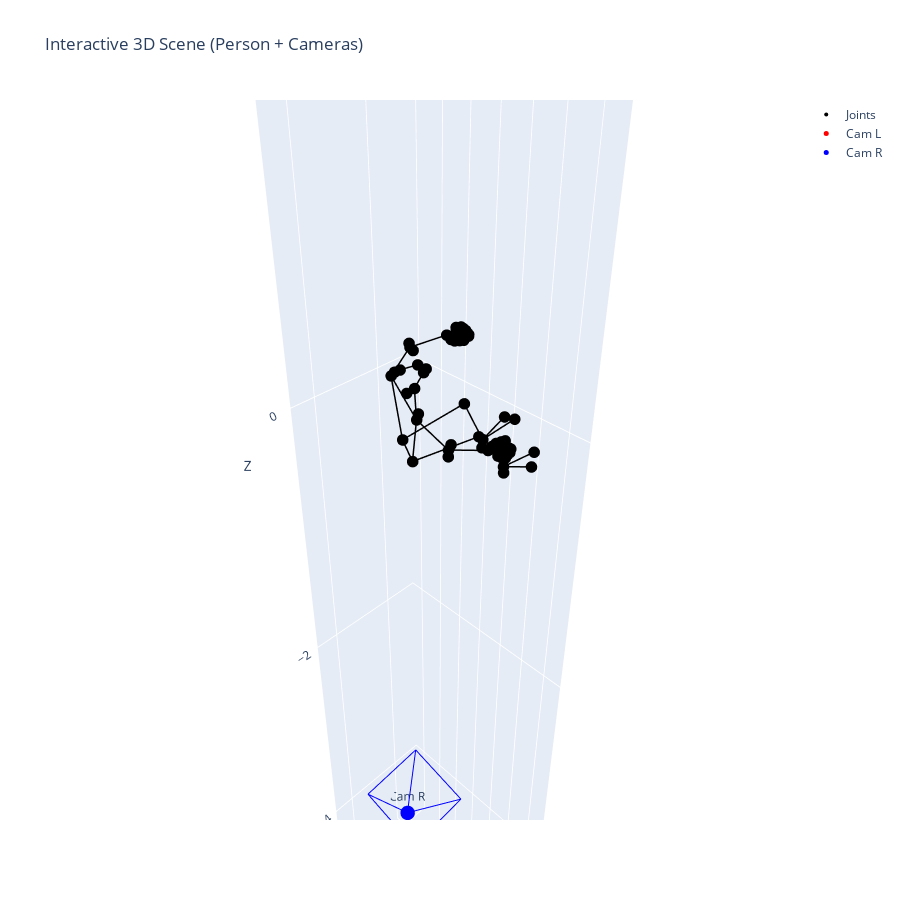

This figure's notebook cell:
### Code cell
raw_c_l_world = left_outputs[105]['pred_cam_t']
raw_c_r_world = right_outputs[105]['pred_cam_t']
raw_kpts_world = left_outputs[105]['pred_keypoints_3d']

print("raw_c_l_world:", raw_c_l_world)
print("raw_c_r_world:", raw_c_r_world)

# 世界坐标是按照做相机的坐标系来定的
# 任务要求y轴向上，而做相机的y轴是向下的，所以两个相机都需要反转y轴
# 所以左相机的位置，只需要反转y
# 右相机的话，因为是根据z轴对称的，所以需要反转x，z轴，加上y轴的话，就是整体取反
raw_c_l_world[1] = -raw_c_l_world[1]
raw_c_r_world = -raw_c_r_world

# matplot 的z是反的
# raw_c_l_world[2] = -raw_c_l_world[2]
# raw_c_r_world[2] = -raw_c_r_world[2]

print("调整后 raw_c_l_world:", raw_c_l_world)
print("调整后 raw_c_r_world:", raw_c_r_world)

plot_scene(kpts_world, raw_c_l_world, raw_c_r_world,
           edges=visualizer.skeleton,
           fov_deg=60,
           frustum_depth=0.5,
           elev=-90,
           azim=270,
           title="Person-centered world with left/right cameras")

plot_scene_interactive(raw_kpts_world, raw_c_l_world, raw_c_r_world,
					   edges=visualizer.skeleton,fov_deg=60,
					   frustum_depth=0.5,
					   title="Interactive 3D Scene (Person + Cameras)")

### Figure 1 — Plotly figure (JSON) as saved in the notebook; plotly's stock layout.template omitted (floating-point values rounded to 4 significant figures)
{"data": [{"marker": {"color": "black", "size": 4}, "mode": "markers", "name": "Joints", "type": "scatter3d", "x": [-0.5539, -0.5683, -0.5408, -0.5088, -0.4408, -0.4039, -0.2871, -0.4523, -0.3192, -0.02301, 0.02039, -0.3428, -0.2345, -0.1734, -0.03759, -0.3454, -0.3063, -0.13, -0.189, -0.1236, 0.007719, -0.6353, -0.6146, -0.5841, -0.5594, -0.6505, -0.6508, -0.6458, -0.6173, -0.6402, -0.6438, -0.6434, -0.6176, -0.627, -0.6316, -0.6322, -0.6083, -0.6134, -0.6153, -0.6135, -0.5965, -0.5409, -0.6797, -0.6644, -0.6402, -0.6184, -0.6861, -0.6927, -0.6946, -0.6735, -0.6674, -0.6771, -0.6841, -0.6705, -0.6493, -0.6588, -0.6668, -0.6569, -0.6395, -0.644, -0.6468, -0.6398, -0.6049, -0.4355, -0.301, -0.4717, -0.3443, -0.4368, -0.3305, -0.3782], "y": [-1.324, -1.361, -1.382, -1.379, -1.43, -1.254, -1.338, -1.035, -1.21, -0.8894, -0.9174, -0.7003, -0.7131, -0.3757, -0.4028, -0.3196, -0.2996, -0.337, -0.3344, -0.3445, -0.3667, -1.1, -1.111, -1.121, -1.127, -1.078, -1.097, -1.119, -1.142, -1.067, -1.086, -1.11, -1.142, -1.065, -1.083, -1.107, -1.135, -1.07, -1.084, -1.102, -1.124, -1.144, -0.7919, -0.8082, -0.828, -0.8396, -0.7512, -0.7684, -0.7913, -0.8211, -0.7415, -0.7569, -0.7787, -0.8173, -0.7447, -0.7571, -0.778, -0.8132, -0.7501, -0.7632, -0.7805, -0.8078, -0.8566, -1.02, -1.198, -1.033, -1.212, -1.274, -1.358, -1.309], "z": [0.1201, 0.07411, 0.1296, -0.01873, 0.1158, -0.1397, 0.1745, -0.2753, 0.3939, -0.07011, 0.07864, 0.03016, 0.2819, 0.07968, 0.2978, 0.1131, 0.04973, 0.08383, 0.378, 0.4158, 0.2893, 0.3621, 0.3637, 0.3691, 0.3851, 0.3915, 0.3939, 0.3966, 0.3946, 0.4085, 0.4144, 0.4198, 0.419, 0.4242, 0.4315, 0.4376, 0.4352, 0.4369, 0.4473, 0.453, 0.4485, 0.4134, -0.2008, -0.2086, -0.2181, -0.235, -0.2428, -0.2482, -0.2534, -0.2502, -0.2545, -0.2642, -0.2734, -0.2741, -0.2647, -0.2767, -0.2881, -0.2882, -0.2842, -0.2954, -0.3018, -0.2987, -0.2653, -0.308, 0.4306, -0.2451, 0.3644, -0.121, 0.1737, 0.03166]}, {"line": {"color": "black", "width": 3}, "mode": "lines", "name": "bone", "showlegend": false, "type": "scatter3d", "x": [-0.1734, -0.3428], "y": [-0.3757, -0.7003], "z": [0.07968, 0.03016]}, {"line": {"color": "black", "width": 3}, "mode": "lines", "name": "bone", "showlegend": false, "type": "scatter3d", "x": [-0.3428, -0.02301], "y": [-0.7003, -0.8894], "z": [0.03016, -0.07011]}, {"line": {"color": "black", "width": 3}, "mode": "lines", "name": "bone", "showlegend": false, "type": "scatter3d", "x": [-0.03759, -0.2345], "y": [-0.4028, -0.7131], "z": [0.2978, 0.2819]}, {"line": {"color": "black", "width": 3}, "mode": "lines", "name": "bone", "showlegend": false, "type": "scatter3d", "x": [-0.2345, 0.02039], "y": [-0.7131, -0.9174], "z": [0.2819, 0.07864]}, {"line": {"color": "black", "width": 3}, "mode": "lines", "name": "bone", "showlegend": false, "type": "scatter3d", "x": [-0.02301, 0.02039], "y": [-0.8894, -0.9174], "z": [-0.07011, 0.07864]}, {"line": {"color": "black", "width": 3}, "mode": "lines", "name": "bone", "showlegend": false, "type": "scatter3d", "x": [-0.4039, -0.02301], "y": [-1.254, -0.8894], "z": [-0.1397, -0.07011]}, {"line": {"color": "black", "width": 3}, "mode": "lines", "name": "bone", "showlegend": false, "type": "scatter3d", "x": [-0.2871, 0.02039], "y": [-1.338, -0.9174], "z": [0.1745, 0.07864]}, {"line": {"color": "black", "width": 3}, "mode": "lines", "name": "bone", "showlegend": false, "type": "scatter3d", "x": [-0.4039, -0.2871], "y": [-1.254, -1.338], "z": [-0.1397, 0.1745]}, {"line": {"color": "black", "width": 3}, "mode": "lines", "name": "bone", "showlegend": false, "type": "scatter3d", "x": [-0.4039, -0.4523], "y": [-1.254, -1.035], "z": [-0.1397, -0.2753]}, {"line": {"color": "black", "width": 3}, "mode": "lines", "name": "bone", "showlegend": false, "type": "scatter3d", "x": [-0.2871, -0.3192], "y": [-1.338, -1.21], "z": [0.1745, 0.3939]}, {"line": {"color": "black", "width": 3}, "mode": "lines", "name": "bone", "showlegend": false, "type": "scatter3d", "x": [-0.4523, -0.6049], "y": [-1.035, -0.8566], "z": [-0.2753, -0.2653]}, {"line": {"color": "black", "width": 3}, "mode": "lines", "name": "bone", "showlegend": false, "type": "scatter3d", "x": [-0.3192, -0.5409], "y": [-1.21, -1.144], "z": [0.3939, 0.4134]}, {"line": {"color": "black", "width": 3}, "mode": "lines", "name": "bone", "showlegend": false, "type": "scatter3d", "x": [-0.5683, -0.5408], "y": [-1.361, -1.382], "z": [0.07411, 0.1296]}, {"line": {"color": "black", "width": 3}, "mode": "lines", "name": "bone", "showlegend": false, "type": "scatter3d", "x": [-0.5539, -0.5683], "y": [-1.324, -1.361], "z": [0.1201, 0.07411]}, {"line": {"color": "black", "width": 3}, "mode": "lines", "name": "bone", "showlegend": false, "type": "scatter3d", "x": [-0.5539, -0.5408], "y": [-1.324, -1.382], "z": [0.1201, 0.1296]}, {"line": {"color": "black", "width": 3}, "mode": "lines", "name": "bone", "showlegend": false, "type": "scatter3d", "x": [-0.5683, -0.5088], "y": [-1.361, -1.379], "z": [0.07411, -0.01873]}, {"line": {"color": "black", "width": 3}, "mode": "lines", "name": "bone", "showlegend": false, "type": "scatter3d", "x": [-0.5408, -0.4408], "y": [-1.382, -1.43], "z": [0.1296, 0.1158]}, {"line": {"color": "black", "width": 3}, "mode": "lines", "name": "bone", "showlegend": false, "type": "scatter3d", "x": [-0.5088, -0.4039], "y": [-1.379, -1.254], "z": [-0.01873, -0.1397]}, {"line": {"color": "black", "width": 3}, "mode": "lines", "name": "bone", "showlegend": false, "type": "scatter3d", "x": [-0.4408, -0.2871], "y": [-1.43, -1.338], "z": [0.1158, 0.1745]}, {"line": {"color": "black", "width": 3}, "mode": "lines", "name": "bone", "showlegend": false, "type": "scatter3d", "x": [-0.1734, -0.3454], "y": [-0.3757, -0.3196], "z": [0.07968, 0.1131]}, {"line": {"color": "black", "width": 3}, "mode": "lines", "name": "bone", "showlegend": false, "type": "scatter3d", "x": [-0.1734, -0.3063], "y": [-0.3757, -0.2996], "z": [0.07968, 0.04973]}, {"line": {"color": "black", "width": 3}, "mode": "lines", "name": "bone", "showlegend": false, "type": "scatter3d", "x": [-0.1734, -0.13], "y": [-0.3757, -0.337], "z": [0.07968, 0.08383]}, {"line": {"color": "black", "width": 3}, "mode": "lines", "name": "bone", "showlegend": false, "type": "scatter3d", "x": [-0.03759, -0.189], "y": [-0.4028, -0.3344], "z": [0.2978, 0.378]}, {"line": {"color": "black", "width": 3}, "mode": "lines", "name": "bone", "showlegend": false, "type": "scatter3d", "x": [-0.03759, -0.1236], "y": [-0.4028, -0.3445], "z": [0.2978, 0.4158]}, {"line": {"color": "black", "width": 3}, "mode": "lines", "name": "bone", "showlegend": false, "type": "scatter3d", "x": [-0.03759, 0.007719], "y": [-0.4028, -0.3667], "z": [0.2978, 0.2893]}, {"line": {"color": "black", "width": 3}, "mode": "lines", "name": "bone", "showlegend": false, "type": "scatter3d", "x": [-0.6049, -0.6184], "y": [-0.8566, -0.8396], "z": [-0.2653, -0.235]}, {"line": {"color": "black", "width": 3}, "mode": "lines", "name": "bone", "showlegend": false, "type": "scatter3d", "x": [-0.6184, -0.6402], "y": [-0.8396, -0.828], "z": [-0.235, -0.2181]}, {"line": {"color": "black", "width": 3}, "mode": "lines", "name": "bone", "showlegend": false, "type": "scatter3d", "x": [-0.6402, -0.6644], "y": [-0.828, -0.8082], "z": [-0.2181, -0.2086]}, {"line": {"color": "black", "width": 3}, "mode": "lines", "name": "bone", "showlegend": false, "type": "scatter3d", "x": [-0.6644, -0.6797], "y": [-0.8082, -0.7919], "z": [-0.2086, -0.2008]}, {"line": {"color": "black", "width": 3}, "mode": "lines", "name": "bone", "showlegend": false, "type": "scatter3d", "x": [-0.6049, -0.6735], "y": [-0.8566, -0.8211], "z": [-0.2653, -0.2502]}, {"line": {"color": "black", "width": 3}, "mode": "lines", "name": "bone", "showlegend": false, "type": "scatter3d", "x": [-0.6735, -0.6946], "y": [-0.8211, -0.7913], "z": [-0.2502, -0.2534]}, {"line": {"color": "black", "width": 3}, "mode": "lines", "name": "bone", "showlegend": false, "type": "scatter3d", "x": [-0.6946, -0.6927], "y": [-0.7913, -0.7684], "z": [-0.2534, -0.2482]}, {"line": {"color": "black", "width": 3}, "mode": "lines", "name": "bone", "showlegend": false, "type": "scatter3d", "x": [-0.6927, -0.6861], "y": [-0.7684, -0.7512], "z": [-0.2482, -0.2428]}, {"line": {"color": "black", "width": 3}, "mode": "lines", "name": "bone", "showlegend": false, "type": "scatter3d", "x": [-0.6049, -0.6705], "y": [-0.8566, -0.8173], "z": [-0.2653, -0.2741]}, {"line": {"color": "black", "width": 3}, "mode": "lines", "name": "bone", "showlegend": false, "type": "scatter3d", "x": [-0.6705, -0.6841], "y": [-0.8173, -0.7787], "z": [-0.2741, -0.2734]}, {"line": {"color": "black", "width": 3}, "mode": "lines", "name": "bone", "showlegend": false, "type": "scatter3d", "x": [-0.6841, -0.6771], "y": [-0.7787, -0.7569], "z": [-0.2734, -0.2642]}, {"line": {"color": "black", "width": 3}, "mode": "lines", "name": "bone", "showlegend": false, "type": "scatter3d", "x": [-0.6771, -0.6674], "y": [-0.7569, -0.7415], "z": [-0.2642, -0.2545]}, {"line": {"color": "black", "width": 3}, "mode": "lines", "name": "bone", "showlegend": false, "type": "scatter3d", "x": [-0.6049, -0.6569], "y": [-0.8566, -0.8132], "z": [-0.2653, -0.2882]}, {"line": {"color": "black", "width": 3}, "mode": "lines", "name": "bone", "showlegend": false, "type": "scatter3d", "x": [-0.6569, -0.6668], "y": [-0.8132, -0.778], "z": [-0.2882, -0.2881]}, {"line": {"color": "black", "width": 3}, "mode": "lines", "name": "bone", "showlegend": false, "type": "scatter3d", "x": [-0.6668, -0.6588], "y": [-0.778, -0.7571], "z": [-0.2881, -0.2767]}, {"line": {"color": "black", "width": 3}, "mode": "lines", "name": "bone", "showlegend": false, "type": "scatter3d", "x": [-0.6588, -0.6493], "y": [-0.7571, -0.7447], "z": [-0.2767, -0.2647]}, {"line": {"color": "black", "width": 3}, "mode": "lines", "name": "bone", "showlegend": false, "type": "scatter3d", "x": [-0.6049, -0.6398], "y": [-0.8566, -0.8078], "z": [-0.2653, -0.2987]}, {"line": {"color": "black", "width": 3}, "mode": "lines", "name": "bone", "showlegend": false, "type": "scatter3d", "x": [-0.6398, -0.6468], "y": [-0.8078, -0.7805], "z": [-0.2987, -0.3018]}, {"line": {"color": "black", "width": 3}, "mode": "lines", "name": "bone", "showlegend": false, "type": "scatter3d", "x": [-0.6468, -0.644], "y": [-0.7805, -0.7632], "z": [-0.3018, -0.2954]}, {"line": {"color": "black", "width": 3}, "mode": "lines", "name": "bone", "showlegend": false, "type": "scatter3d", "x": [-0.644, -0.6395], "y": [-0.7632, -0.7501], "z": [-0.2954, -0.2842]}, {"line": {"color": "black", "width": 3}, "mode": "lines", "name": "bone", "showlegend": false, "type": "scatter3d", "x": [-0.5409, -0.5594], "y": [-1.144, -1.127], "z": [0.4134, 0.3851]}, {"line": {"color": "black", "width": 3}, "mode": "lines", "name": "bone", "showlegend": false, "type": "scatter3d", "x": [-0.5594, -0.5841], "y": [-1.127, -1.121], "z": [0.3851, 0.3691]}, {"line": {"color": "black", "width": 3}, "mode": "lines", "name": "bone", "showlegend": false, "type": "scatter3d", "x": [-0.5841, -0.6146], "y": [-1.121, -1.111], "z": [0.3691, 0.3637]}, {"line": {"color": "black", "width": 3}, "mode": "lines", "name": "bone", "showlegend": false, "type": "scatter3d", "x": [-0.6146, -0.6353], "y": [-1.111, -1.1], "z": [0.3637, 0.3621]}, {"line": {"color": "black", "width": 3}, "mode": "lines", "name": "bone", "showlegend": false, "type": "scatter3d", "x": [-0.5409, -0.6173], "y": [-1.144, -1.142], "z": [0.4134, 0.3946]}, {"line": {"color": "black", "width": 3}, "mode": "lines", "name": "bone", "showlegend": false, "type": "scatter3d", "x": [-0.6173, -0.6458], "y": [-1.142, -1.119], "z": [0.3946, 0.3966]}, {"line": {"color": "black", "width": 3}, "mode": "lines", "name": "bone", "showlegend": false, "type": "scatter3d", "x": [-0.6458, -0.6508], "y": [-1.119, -1.097], "z": [0.3966, 0.3939]}, {"line": {"color": "black", "width": 3}, "mode": "lines", "name": "bone", "showlegend": false, "type": "scatter3d", "x": [-0.6508, -0.6505], "y": [-1.097, -1.078], "z": [0.3939, 0.3915]}, {"line": {"color": "black", "width": 3}, "mode": "lines", "name": "bone", "showlegend": false, "type": "scatter3d", "x": [-0.5409, -0.6176], "y": [-1.144, -1.142], "z": [0.4134, 0.419]}, {"line": {"color": "black", "width": 3}, "mode": "lines", "name": "bone", "showlegend": false, "type": "scatter3d", "x": [-0.6176, -0.6434], "y": [-1.142, -1.11], "z": [0.419, 0.4198]}, {"line": {"color": "black", "width": 3}, "mode": "lines", "name": "bone", "showlegend": false, "type": "scatter3d", "x": [-0.6434, -0.6438], "y": [-1.11, -1.086], "z": [0.4198, 0.4144]}, {"line": {"color": "black", "width": 3}, "mode": "lines", "name": "bone", "showlegend": false, "type": "scatter3d", "x": [-0.6438, -0.6402], "y": [-1.086, -1.067], "z": [0.4144, 0.4085]}, {"line": {"color": "black", "width": 3}, "mode": "lines", "name": "bone", "showlegend": false, "type": "scatter3d", "x": [-0.5409, -0.6083], "y": [-1.144, -1.135], "z": [0.4134, 0.4352]}, {"line": {"color": "black", "width": 3}, "mode": "lines", "name": "bone", "showlegend": false, "type": "scatter3d", "x": [-0.6083, -0.6322], "y": [-1.135, -1.107], "z": [0.4352, 0.4376]}, {"line": {"color": "black", "width": 3}, "mode": "lines", "name": "bone", "showlegend": false, "type": "scatter3d", "x": [-0.6322, -0.6316], "y": [-1.107, -1.083], "z": [0.4376, 0.4315]}, {"line": {"color": "black", "width": 3}, "mode": "lines", "name": "bone", "showlegend": false, "type": "scatter3d", "x": [-0.6316, -0.627], "y": [-1.083, -1.065], "z": [0.4315, 0.4242]}, {"line": {"color": "black", "width": 3}, "mode": "lines", "name": "bone", "showlegend": false, "type": "scatter3d", "x": [-0.5409, -0.5965], "y": [-1.144, -1.124], "z": [0.4134, 0.4485]}, {"line": {"color": "black", "width": 3}, "mode": "lines", "name": "bone", "showlegend": false, "type": "scatter3d", "x": [-0.5965, -0.6135], "y": [-1.124, -1.102], "z": [0.4485, 0.453]}, {"line": {"color": "black", "width": 3}, "mode": "lines", "name": "bone", "showlegend": false, "type": "scatter3d", "x": [-0.6135, -0.6153], "y": [-1.102, -1.084], "z": [0.453, 0.4473]}, {"line": {"color": "black", "width": 3}, "mode": "lines", "name": "bone", "showlegend": false, "type": "scatter3d", "x": [-0.6153, -0.6134], "y": [-1.084, -1.07], "z": [0.4473, 0.4369]}, {"line": {"color": "red"}, "mode": "lines", "showlegend": false, "type": "scatter3d", "x": [-0.1629, 0.1418], "y": [-1.099, -0.6907], "z": [4.097, 3.701]}, {"line": {"color": "red"}, "mode": "lines", "showlegend": false, "type": "scatter3d", "x": [-0.1629, -0.4351], "y": [-1.099, -0.6907], "z": [4.097, 3.678]}, {"line": {"color": "red"}, "mode": "lines", "showlegend": false, "type": "scatter3d", "x": [-0.1629, -0.4292], "y": [-1.099, -1.248], "z": [4.097, 3.529]}, {"line": {"color": "red"}, "mode": "lines", "showlegend": false, "type": "scatter3d", "x": [-0.1629, 0.1477], "y": [-1.099, -1.248], "z": [4.097, 3.552]}, {"line": {"color": "red"}, "mode": "lines", "showlegend": false, "type": "scatter3d", "x": [0.1418, -0.4351], "y": [-0.6907, -0.6907], "z": [3.701, 3.678]}, {"line": {"color": "red"}, "mode": "lines", "showlegend": false, "type": "scatter3d", "x": [-0.4351, -0.4292], "y": [-0.6907, -1.248], "z": [3.678, 3.529]}, {"line": {"color": "red"}, "mode": "lines", "showlegend": false, "type": "scatter3d", "x": [-0.4292, 0.1477], "y": [-1.248, -1.248], "z": [3.529, 3.552]}, {"line": {"color": "red"}, "mode": "lines", "showlegend": false, "type": "scatter3d", "x": [0.1477, 0.1418], "y": [-1.248, -0.6907], "z": [3.552, 3.701]}, {"marker": {"color": "red", "size": 5}, "mode": "markers+text", "name": "Cam L", "text": ["Cam L"], "textposition": "top center", "type": "scatter3d", "x": [-0.1629], "y": [-1.099], "z": [4.097]}, {"line": {"color": "blue"}, "mode": "lines", "showlegend": false, "type": "scatter3d", "x": [-0.4872, -0.7338], "y": [-1.544, -1.111], "z": [-4.577, -4.167]}, {"line": {"color": "blue"}, "mode": "lines", "showlegend": false, "type": "scatter3d", "x": [-0.4872, -0.1597], "y": [-1.544, -1.111], "z": [-4.577, -4.228]}, {"line": {"color": "blue"}, "mode": "lines", "showlegend": false, "type": "scatter3d", "x": [-0.4872, -0.1403], "y": [-1.544, -1.659], "z": [-4.577, -4.045]}, {"line": {"color": "blue"}, "mode": "lines", "showlegend": false, "type": "scatter3d", "x": [-0.4872, -0.7144], "y": [-1.544, -1.659], "z": [-4.577, -3.984]}, {"line": {"color": "blue"}, "mode": "lines", "showlegend": false, "type": "scatter3d", "x": [-0.7338, -0.1597], "y": [-1.111, -1.111], "z": [-4.167, -4.228]}, {"line": {"color": "blue"}, "mode": "lines", "showlegend": false, "type": "scatter3d", "x": [-0.1597, -0.1403], "y": [-1.111, -1.659], "z": [-4.228, -4.045]}, {"line": {"color": "blue"}, "mode": "lines", "showlegend": false, "type": "scatter3d", "x": [-0.1403, -0.7144], "y": [-1.659, -1.659], "z": [-4.045, -3.984]}, {"line": {"color": "blue"}, "mode": "lines", "showlegend": false, "type": "scatter3d", "x": [-0.7144, -0.7338], "y": [-1.659, -1.111], "z": [-3.984, -4.167]}, {"marker": {"color": "blue", "size": 5}, "mode": "markers+text", "name": "Cam R", "text": ["Cam R"], "textposition": "top center", "type": "scatter3d", "x": [-0.4872], "y": [-1.544], "z": [-4.577]}], "layout": {"height": 900, "scene": {"aspectmode": "data", "xaxis": {"title": {"text": "X"}}, "yaxis": {"title": {"text": "Y"}}, "zaxis": {"title": {"text": "Z"}}}, "title": {"text": "Interactive 3D Scene (Person + Cameras)"}, "width": 900}}
